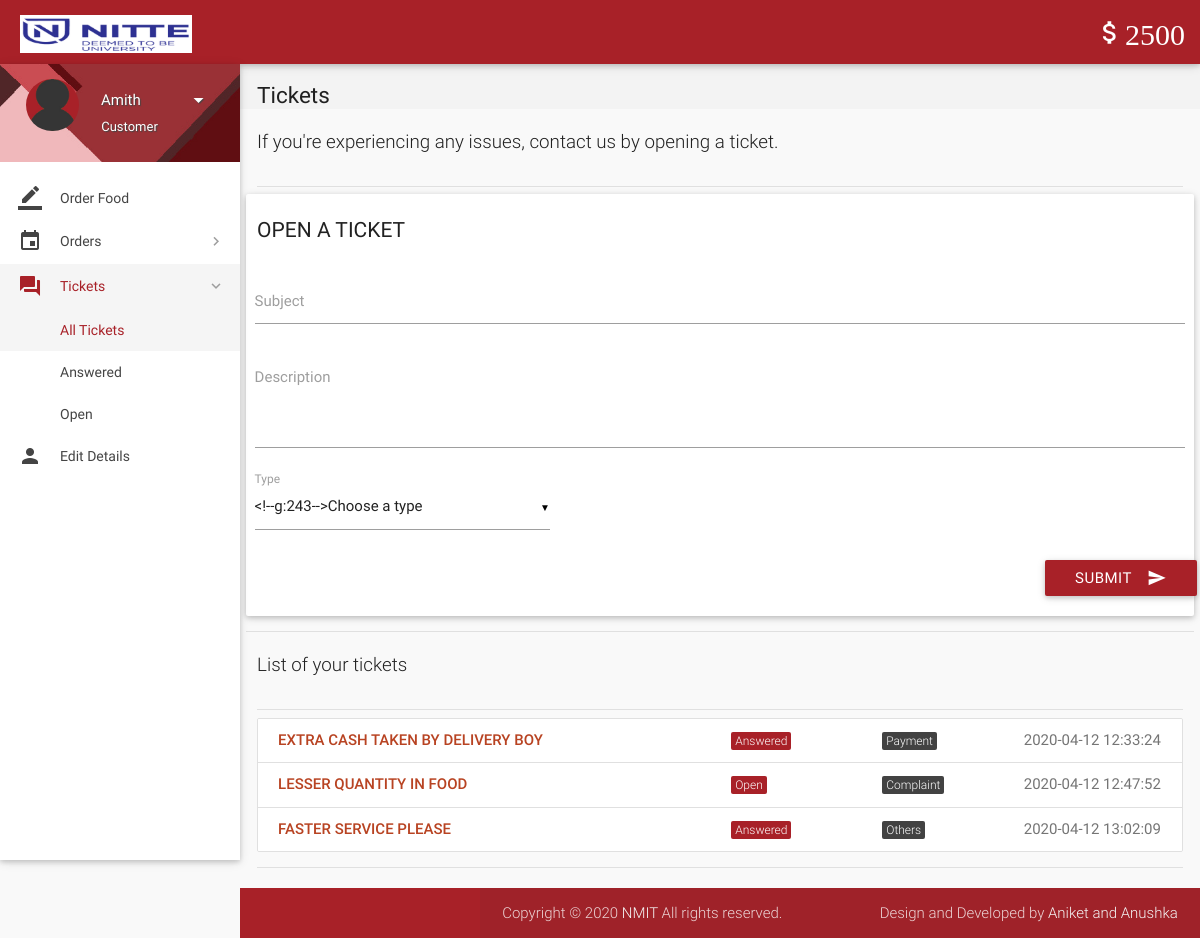
/tickets.php (signed in), run on the app's committed database.
### tables this page shows
CREATE TABLE `wallet_details` (
  `id` int(11) NOT NULL,
  `wallet_id` int(11) NOT NULL,
  `number` varchar(16) NOT NULL,
  `cvv` int(3) NOT NULL,
  `balance` int(11) NOT NULL DEFAULT 2000
);

CREATE TABLE `tickets` (
  `id` int(11) NOT NULL,
  `poster_id` int(11) NOT NULL,
  `subject` varchar(100) NOT NULL,
  `description` varchar(3000) NOT NULL,
  `status` varchar(8) NOT NULL DEFAULT 'Open',
  `type` varchar(30) NOT NULL DEFAULT 'Others',
  `date` datetime NOT NULL DEFAULT current_timestamp(),
  `deleted` tinyint(4) NOT NULL DEFAULT 0
);

### includes/wallet.php (called while the page is built)
<?php
$user_id=$_SESSION['user_id'];
$sql = mysqli_query($con, "SELECT * FROM wallet where customer_id = $user_id");
while($row1 = mysqli_fetch_array($sql)){
$wallet_id = $row1['id'];
}
$sql = mysqli_query($con, "SELECT * FROM wallet_details where wallet_id = $wallet_id");
while($row1 = mysqli_fetch_array($sql)){
$balance = $row1['balance'];
}
?>

### includes/connect.php (called while the page is built, shortened)
<?php
$name = $_SESSION['name'];
$role = $_SESSION['role'];
?>

### tickets.php (the view, shortened to what this page needs)
<?php
include 'includes/connect.php';
include 'includes/wallet.php';
	if($_SESSION['customer_sid']==session_id())
	{
		?>
<!DOCTYPE html>
<html lang="en">
<head>
  <link href="css/materialize.min.css" type="text/css" rel="stylesheet" media="screen,projection">
  <link href="css/style.min.css" type="text/css" rel="stylesheet" media="screen,projection">
  <link href="css/custom/custom.min.css" type="text/css" rel="stylesheet" media="screen,projection">
  <link href="js/plugins/perfect-scrollbar/perfect-scrollbar.css" type="text/css" rel="stylesheet" media="screen,projection">
  <link href="js/plugins/data-tables/css/jquery.dataTables.min.css" type="text/css" rel="stylesheet" media="screen,projection">
</head>
<body>
  <header id="header" class="page-topbar">
        <div class="navbar-fixed">
            <nav class="navbar-color">
                <div class="nav-wrapper">
                    <ul class="left">
                      <li><h1 class="logo-wrapper"><a href="index.php" class="brand-logo darken-1"><img src="images/materialize-logo.png" alt="logo"></a> <span class="logo-text">Logo</span></h1></li>
                    </ul>
                    <ul class="right hide-on-med-and-down">
                        <li><a href="#" class="waves-effect waves-block waves-light"><i class="mdi-editor-attach-money"><?php echo $balance;?></i></a>
                        </li>
                    </ul>
                </div>
            </nav>
        </div>
  </header>
  <div id="main">
    <div class="wrapper">
      <aside id="left-sidebar-nav">
        <ul id="slide-out" class="side-nav fixed leftside-navigation">
            <li class="user-details cyan darken-2">
            <div class="row">
                <div class="col col s4 m4 l4">
                    <img src="images/avatar.jpg" alt="" class="circle responsive-img valign profile-image">
                </div>
                <div class="col col s8 m8 l8">
                    <a class="btn-flat dropdown-button waves-effect waves-light white-text profile-btn" href="#" data-activates="profile-dropdown"><?php echo $name;?> <i class="mdi-navigation-arrow-drop-down right"></i></a>
                    <p class="user-roal"><?php echo $role;?></p>
                </div>
            </div>
            </li>
            <li class="bold"><a href="index.php" class="waves-effect waves-cyan"><i class="mdi-editor-border-color"></i> Order Food</a>
            </li>
                <li class="no-padding">
                    <ul class="collapsible collapsible-accordion">
                        <li class="bold"><a class="collapsible-header waves-effect waves-cyan"><i class="mdi-editor-insert-invitation"></i> Orders</a>
                        </li>
                    </ul>
                </li>
                <li class="no-padding">
                    <ul class="collapsible collapsible-accordion">
                        <li class="bold"><a class="collapsible-header waves-effect waves-cyan active"><i class="mdi-action-question-answer"></i> Tickets</a>
                            <div class="collapsible-body">
                                <ul>
								<li class="<?php
								if(!isset($_GET['status'])){
										echo 'active';
									}?>
									"><a href="tickets.php">All Tickets</a>
                                </li>
								<?php
									$sql = mysqli_query($con, "SELECT DISTINCT status FROM tickets WHERE poster_id = $user_id AND not deleted;");
									while($row = mysqli_fetch_array($sql)){
                                    echo '<li class='.(isset($_GET['status'])?($status == $_GET['status'] ? 'active' : ''): '').'><a href="tickets.php?status='.$row['status'].'">'.$row['status'].'</a>
                                    </li>';
									}
									?>
                                </ul>
                            </div>
                        </li>
                    </ul>
                </li>
            <li class="bold"><a href="details.php" class="waves-effect waves-cyan"><i class="mdi-social-person"></i> Edit Details</a>
            </li>
        </ul>
        </aside>
      <section id="content">
        <div id="breadcrumbs-wrapper">
          <div class="container">
            <div class="row">
              <div class="col s12 m12 l12">
                <h5 class="breadcrumbs-title">Tickets</h5>
              </div>
            </div>
          </div>
        </div>
        <div class="container">
          <p class="caption">If you're experiencing any issues, contact us by opening a ticket.</p>
          <div class="divider"></div>
            <div class="row">
              <div class="col s12 m4 l3">
                <h4 class="header">Open a ticket</h4>
              </div>
<div>
                <div class="card-panel">
                  <div class="row">
                    <form class="formValidate" id="formValidate" method="post" action="routers/add-ticket.php" novalidate="novalidate" class="col s12">
                      <div class="row">
                        <div class="input-field col s12">
                          <input name="subject" id="subject" type="text" data-error=".errorTxt1">
                          <label for="subject" class="">Subject</label>
                        </div>
                      </div>
                      <div class="row">
                        <div class="input-field col s12">
                          <textarea name="description" id="description" class="materialize-textarea validate" data-error=".errorTxt2"></textarea>
                          <label for="description" class="">Description</label>
                        </div>
                      </div>
                      <div class="row">
                        <div class="input-field col s4">
							<label>Type</label>
                        </div>
                      </div>
                      <div class="row">
                        <div class="row">
                          <div class="input-field col s12">
                            <button class="btn cyan waves-effect waves-light right" type="submit" name="action">Submit
                              <i class="mdi-content-send right"></i>
                            </button>
                          </div>
                        </div>
                      </div>
                    </form>
                  </div>
                </div>
              </div>
            <div class="divider"></div>
          </div>
    </div>
        <div class="container">
          <p class="caption">List of your tickets</p>
          <div class="divider"></div>
									<div id="work-collections">
									<ul id="projects-collection" class="collection">
								<?php
									if(isset($_GET['status'])){
										$status = $_GET['status'];
									}
									else{
										$status = '%';
									}
									$sql = mysqli_query($con, "SELECT * FROM tickets WHERE poster_id = $user_id AND status LIKE '$status' AND not deleted;");
									while($row = mysqli_fetch_array($sql)){
									echo'<a href="view-ticket.php?id='.$row['id'].'"class="collection-item">
                                        <div class="row">
                                            <div class="col s6">
                                                <p class="collections-title">'.$row['subject'].'</p>
                                            </div>
                                            <div class="col s2">
                                            <span class="task-cat cyan">'.$row['status'].'</span></div>
                                            <div class="col s2">
                                            <span class="task-cat grey darken-3">'.$row['type'].'</span></div>
                                            <div class="col s2">
                                            <span class="badge">'.$row['date'].'</span></div>
                                        </div>
                                    </a>';
									}
									?>
									</ul>
									</div>
            <div class="divider"></div>
          </div>
    </div>
  <footer class="page-footer">
    <div class="footer-copyright">
      <div class="container">
      <span>Copyright © 2020 <a class="grey-text text-lighten-4" href="#" target="_blank">NMIT</a> All rights reserved.</span>
        <span class="right"> Design and Developed by <a class="grey-text text-lighten-4" href="#">Aniket and Anushka</a></span>
        </div>
    </div>
  </footer>
</body>
</html>
<?php
	}
?>

### data on the page
wallet_details: balance "2500"
tickets: subject "EXTRA CASH TAKEN BY DELIVERY BOY", status "Answered", type "Payment", date "2020-04-12 12:33:24"
tickets: subject "LESSER QUANTITY IN FOOD", status "Open", type "Complaint", date "2020-04-12 12:47:52"
tickets: subject "FASTER SERVICE PLEASE", status "Answered", type "Others", date "2020-04-12 13:02:09"

### other printed values
$name "Amith"
$role "Customer"
$row['status'] "Answered"
$row['status'] "Open"
